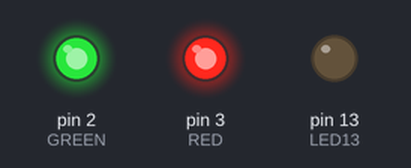
The sketch below on a simulated Arduino Nano Every. Parts: output pins drawn as LEDs (lit = HIGH).

Above: at 0.5 s.
At 4.05 s:
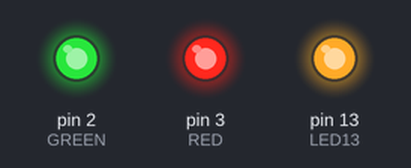
At 5.05 s:
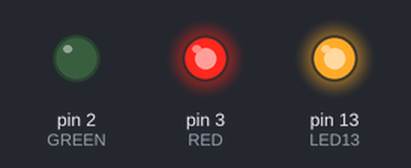
At 6.26 s:
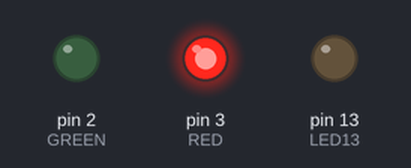
At 7.06 s:
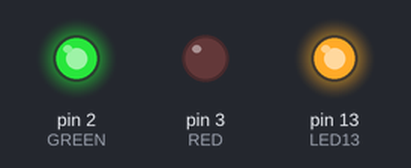
At 8.5 s:
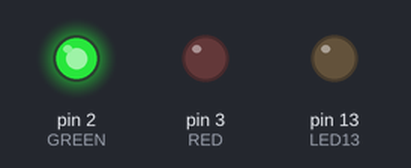
Timing chart, 0 to 9.1 s (numbered marks = the images above):
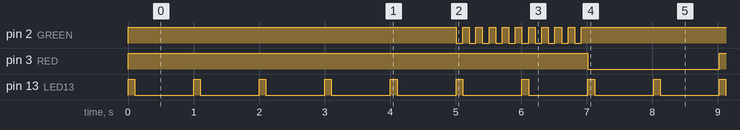

Measured:
- by itself, pin 2 (GREEN): repeats every 5.0 s: 9 × (HIGH 0.10 s, LOW 0.10 s), HIGH 3.1 s, LOW 0.10 s
- by itself, pin 3 (RED): alternates HIGH for 5.0 s and LOW for 2.0 s
- by itself, pin 13 (LED13): alternates HIGH for 0.10 s and LOW for 0.90 s

The sketch:

blinking_class.ino
```cpp
// (licence header left out)
// Blink class doesn't depend on the Arduino board support package, but we need
// this header in order to get the digitalWrite() function's signature for the
// binding:
#include <Arduino.h>

#include "Blink.hpp"


#define SYSTEM_TICK 10 // in milliseconds
#define MS_TO_TICKS( x ) ( (x) / ( SYSTEM_TICK ) )


enum eOutputs{ GREEN = 2, RED = 3, LED13 = 13 };


// Arduino Nano Every board support package uses a different signature, so we
// need to use an adapter:
void my_digitalWrite( uint8_t pin, uint8_t pin_state )
{
   digitalWrite( pin, pin_state );
}


using fjrg76::Blink;
using fjrg76::Output_fn;


// Hardware objects are usually placed at global scope (avoid globals in any
// other case):
Blink led13;
Blink buzzer;
Blink relay;


// bind the hardware to the class:
Output_fn Blink::write = digitalWrite;


void setup()
{
   pinMode( LED13, OUTPUT ); // on-board LED (active high)
   pinMode( GREEN, OUTPUT ); // simulates a buzzer (active low)
   pinMode( RED, OUTPUT );   // simulates a relay (active low)

   digitalWrite( LED13, LOW );
   digitalWrite( GREEN, HIGH );
   digitalWrite( RED, HIGH );


   led13.begin( LED13 );
   // ACTIVE_HIGH by default

   buzzer.begin( GREEN, Blink::ePolarity::ACTIVE_LOW );
   relay.begin( RED, Blink::ePolarity::ACTIVE_LOW );


   // led13 blinks forever:
   led13.set( Blink::eMode::FOREVER, MS_TO_TICKS( 100 ), MS_TO_TICKS( 900 ) );
   led13.start();


   buzzer.set( Blink::eMode::REPETITIVE, MS_TO_TICKS( 100 ), MS_TO_TICKS( 100 ), 10 );
   // buzzer will cycle 10 times every 5 seconds. You can change this behavior anytime.

   relay.set( Blink::eMode::ONCE, MS_TO_TICKS( 2000 ) );
   // relay will stay ON for two seconds every 7 seconds, then it will turn off. You can
   // change this behavior anytime.
}

void loop()
{
   static unsigned long last_time = 0;
   unsigned long now = millis();
   if( ( now - last_time >= ( SYSTEM_TICK ) ) )
   {
      last_time = now;

      // state machines MUST be called on every system tick:
      led13.state_machine();
      buzzer.state_machine();
      relay.state_machine();


      // One second time base:
      static uint16_t seconds = MS_TO_TICKS( 1000 );
      --seconds;
      if( seconds == 0 )
      {
         seconds = MS_TO_TICKS( 1000 );


         // do something every 5 seconds:
         static uint8_t counter0 = 5;
         --counter0;
         if( counter0 == 0 )
         {
            counter0 = 5;

            buzzer.start();
         }


         // do something every 7 seconds:
         static uint8_t counter1 = 7;
         --counter1;
         if( counter1 == 0 )
         {
            counter1 = 7;

            relay.start();
         }
      }
   }


   // Regular Arduino's code:

}
```

Blink.cpp
```cpp
// (licence header left out)
#include "Blink.hpp"

namespace fjrg76
{
   /**
    * @brief Creates an empty blinking object.
    */
   Blink::Blink()
   {
      // nothing
   }

   /**
    * @brief Initializes this blinking object.
    *
    * @param pin Binds this object to the microcontroller's pin.
    * @param polarity Sets the pin's active state. @see ePolarity.
    */
   void Blink::begin( uint8_t pin, ePolarity polarity )
   {
      this->pin = pin;
      this->polarity = polarity;

      write( this->pin, static_cast<uint8_t>(this->polarity) ^ PIN_LOW );
   }

   /**
    * @brief Configures this object.
    *
    * @param mode Sets the operational pin's mode. @see eMode.
    * @param ticks_on The number of ticks that the pin will stay in its active state (ON).
    * @param ticks_off The number of ticks that the pin will stay in its inactive state (OFF).
    * @param times The number of cycles that the pin will repeat. This parameter only has meaning when the pin's mode has been set as eMode::REPETITIVE, and it's ignored in the other modes.
    */
   void Blink::set( eMode mode, uint16_t ticks_on, uint16_t ticks_off, uint16_t times )
   {
      this->mode         = mode;
      this->ticks_onMOD  = ticks_on;
      this->ticks_offMOD = ticks_off;
      this->timesMOD     = times;
   }

   /**
    * @brief Starts the cycle.
    */
   void Blink::start()
   {
      this->running = false;

      this->ticks = this->ticks_onMOD;

      if( this->mode == eMode::REPETITIVE )
      {
         this->times = this->timesMOD;
      }

      this->state = 0;
      this->running = true;

      write( this->pin, static_cast<uint8_t>(this->polarity) ^ PIN_HIGH );
   }

   /**
    * @brief Stops the cycle.
    */
   void Blink::stop()
   {
      this->running = false;
   }

   /**
    * @brief The core of the system. This method must be called on a regular basis,
    * better with periodic and constant time intervals.
    *
    * In a non-Arduino systems you can place it in the timer ISR; in Arduino
    * systems use the millis() function and avoid blocking calls (like delay()).
    */
   void Blink::state_machine()
   {
      if( this->running )
      {
         switch( this->state )
         {
            case 0:
               --this->ticks;
               if( this->ticks == 0 )
               {
                  write( this->pin, static_cast<uint8_t>(this->polarity) ^ PIN_LOW );

                  if( this->mode == eMode::REPETITIVE or this->mode == eMode::FOREVER )
                  {
                     this->ticks = this->ticks_offMOD;
                     this->state = 1;
                  }
                  else
                  {
                     this->running = false;
                  }
               }
               break;

            case 1:
               --this->ticks;
               if( this->ticks == 0 )
               {
                  if( this->mode == eMode::REPETITIVE )
                  {
                     --this->times;
                     if( this->times == 0 )
                     {
                        this->running = false;
                     }
                  }

                  if( this->running )
                  {
                     this->state = 0;
                     this->ticks = this->ticks_onMOD;

                     write( this->pin, static_cast<uint8_t>(this->polarity) ^ PIN_HIGH );
                  }
               }
               break;

         } // switch state
      } // if this->running
   }

   /**
    * @brief Indicates whether the pin is running.
    *
    * @return true if the pin is running; false otherwise.
    */
   bool Blink::is_running()
   {
      return this->running;
   }

   /**
    * @brief The pin is always ON regardless of its configuration (useful when
    * the pin must remain ON all the time).
    */
   void Blink::always_on()
   {
      this->running = false;
      write( this->pin, static_cast<uint8_t>(this->polarity) ^ PIN_HIGH );
   }

   /**
    * @brief The pin is always OFF regardless of its configuration (useful when
    * the pin must remain OFF all the time).
    */
   void Blink::always_off()
   {
      this->running = false;
      write( this->pin, static_cast<uint8_t>(this->polarity) ^ PIN_LOW );
   }
}
```

Blink.hpp
```cpp
// (licence header left out)
#pragma once

#include <stdint.h>
//#include <Arduino.h>

namespace fjrg76
{
   using Output_fn = void (*)(uint8_t, uint8_t);

   enum
   {
      PIN_LOW = 0,
      PIN_HIGH = 1,
   };

   /**
    * @brief This class allows a binary peripheral to blink just once, for a
    * certain number of cycles, or forever, without client intervention once
    * it was configured and started.
    *
    * This class also allows you to set the number of ticks the peripheral will
    * be in the ON and OFF states, independently.
    */
   class Blink
   {
      public:


         /**
          * @brief Modes of operation
          */
         enum class eMode: uint8_t
         {
            ONCE,       ///< The pin goes on its active state (ON) just once
            REPETITIVE, ///< Repeats the cycle (ON/OFF) n times
            FOREVER     ///< Repeats the cycle (ON/OFF) forever
         };

         /**
          * @brief Hardware peripheral's polarity
          */
         enum class ePolarity: uint8_t
         {
            ACTIVE_HIGH, ///< The pin is in its active state when writing a logic 1
            ACTIVE_LOW   ///< The pin is in its active state when writing a logic 0
         };


         Blink();
         Blink& operator=(Blink&) = delete; ///< Copies are not allowed
         Blink(Blink&) = delete;            ///< Copy assignements are not allowed

         void begin( uint8_t pin, ePolarity polarity = ePolarity::ACTIVE_HIGH );
         void set( eMode mode, uint16_t ticks_on, uint16_t ticks_off = 0, uint16_t times = 1);
         void start();
         void stop();
         void state_machine();
         bool is_running();

         void always_on();
         void always_off();

         /**
          * @brief Function that actually writes to the hardware. It follows
          * the Arduino's digitalWrite() signature:
          *
          * @code
          * void digitalWrite( uint8_t pin, uint8_t state );
          * @endcode
          *
          * An example using the Arduino's digitalWrite() function:
          *
          * @code
          * fjrg76::Output_fn fjrg76::Blink::digitalWrite = digitalWrite;
          * @endcode
          *
          * Or if you are using the using C++ keyword:
          *
          * @code
          * using fjrg76::Blink;
          * using fjrg76::Output_fn;
          * // ...
          * Output_fn Blink::digitalWrite = digitalWrite;
          * @endcode
          *
          * Such expression can be written at the global space (e.g. outside any
          * function).
          *
          * @remarks Client must bind it to the hardware before using any method
          * from this class.
          */
//         static Output_fn digitalWrite;
//         static void (*digitalWrite)( uint8_t, uint8_t );
         static Output_fn write;


      private:
         uint8_t pin{0};

         uint16_t ticks_onMOD{0};
         uint16_t ticks_offMOD{0};
         uint16_t ticks{0};

         eMode mode{eMode::ONCE};

         ePolarity polarity{ePolarity::ACTIVE_HIGH};

         uint16_t timesMOD{0};
         uint16_t times{0};
         bool running{false};
         uint8_t state{0};
   };
} // namespace fjrg76
```
